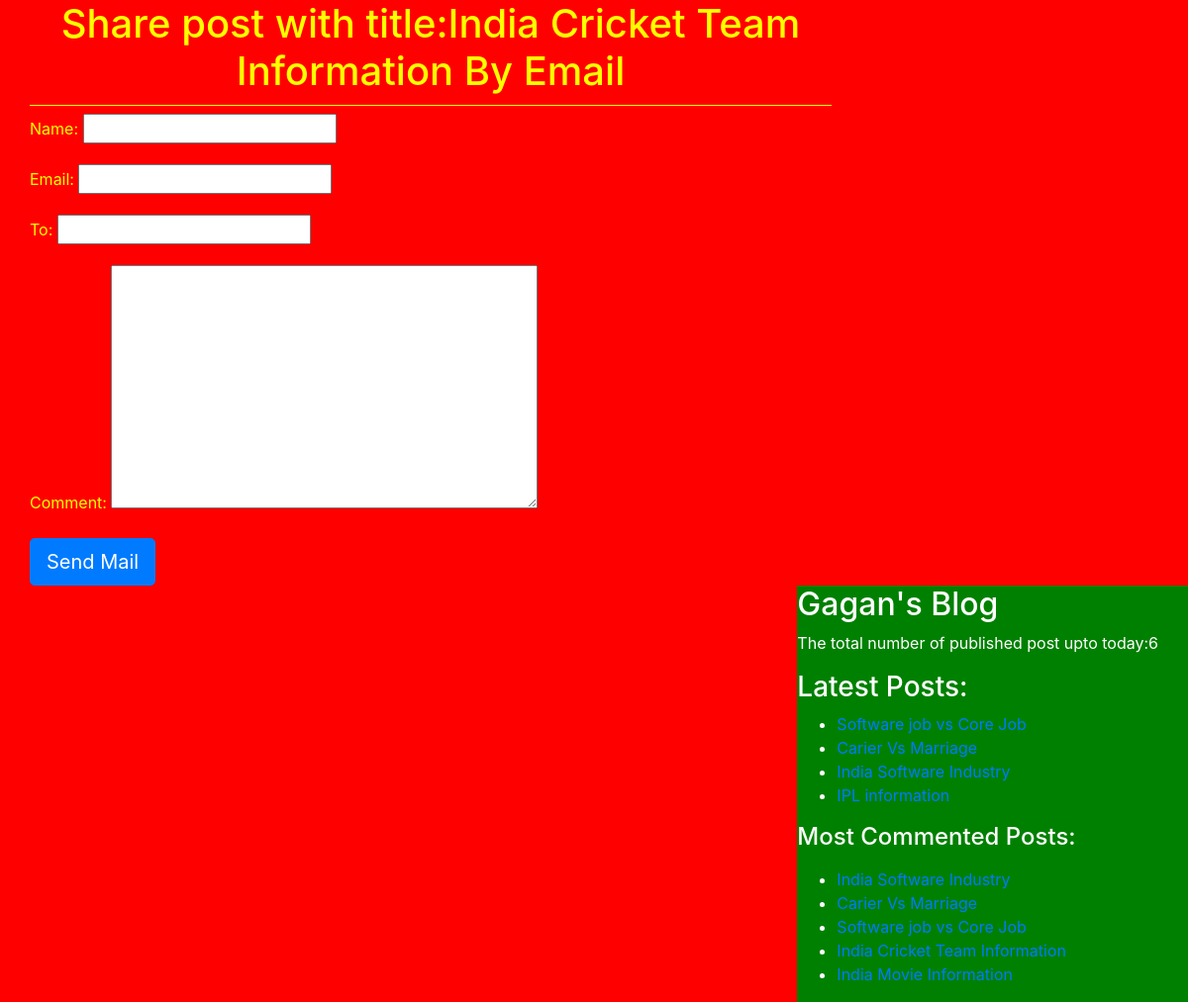
/share/1, run on the app's committed database.
### blogApp/models.py (models this page shows, shortened)
class Post(models.Model):
    STATUS_CHOICES=(('draft','Draft'),('published','Published'))
    title=models.CharField(max_length=256)
    slug=models.SlugField(max_length=256,unique_for_date='publish')
    author=models.ForeignKey(User,related_name='blog_posts',on_delete=models.CASCADE)
    body=models.TextField()
    publish=models.DateTimeField(default=timezone.now)
    created=models.DateTimeField(auto_now_add=True)
    updated=models.DateTimeField(auto_now=True)
    status=models.CharField(max_length=10,choices=STATUS_CHOICES,default='draft')
    objects=CustomManager()
    tags=TaggableManager()
    class Meta:
        ordering=('-publish',)
    def get_absolute_url(self):
        return reverse('post_detail',args=[self.publish.year,self.publish.strftime('%m'),self.publish.strftime('%d'),self.slug])

### blogApp/views.py (the view)
# urls.py: path('share/<int:id>', views.mail_send_view),
def mail_send_view(request,id):
    id=int(id)
    post=get_object_or_404(Post,id=id,status='published')
    sent=False
    if request.method=='POST':
        form=EmailSendForm(request.POST)
        if form.is_valid():
            cd=form.cleaned_data
            subject='{}({}) recommends to read "{}"'.format(cd['name'],cd['email'],post.title)
            post_url=request.build_absolute_uri(post.get_absolute_url())
            message='Read post at:\n {}\n\n {}\'s Comments:\n{}'.format(cd['comment'],post_url,cd['name'])
            send_mail(subject,message,'djangopython1988@gmail.com',[cd['to']])
            sent=True
    else:
        form=EmailSendForm()
    return render(request,'blogApp/sharebymail.html',{'form':form,'post':post,'sent':sent})

### blogApp/forms.py
class EmailSendForm(forms.Form):
    name=forms.CharField(max_length=256)
    email=forms.EmailField()
    to=forms.EmailField()
    comment=forms.CharField(widget=forms.Textarea,required=False)

### blogApp/models.py (called while the page is built)
    def get_queryset(self):
        return super().get_queryset().filter(status='published')

### blogApp/templatetags/blog_tags.py (called while the page is built)
@register.simple_tag
def total_posts():
    return Post.objects.count()

@register.inclusion_tag('blogApp/latest_posts123.html')
def show_latest_posts(count=3):
    latest_posts=Post.objects.order_by('-publish')[:count]
    return {'latest_posts':latest_posts}

@register.inclusion_tag('blogApp/latest_posts123.html')
def get_most_commented_posts(count=5):
    most_updated_post=Post.objects.annotate(total_comments=Count('comment')).order_by('-total_comments')[:count]
    return {'most_updated_post':most_updated_post}

### templates/blogApp/sharebymail.html (shortened to what this page needs)
<!DOCTYPE html>
{% extends 'blogApp/base.html' %}
    {% block content_block %}
    {% if sent%}
    <h1>Email Successfully sent!!!</h1>
    <h2>Post with title: {{post.title}} information shared by email</h2>
    {% else %}
      <h1>Share post with title:{{post.title}} By Email</h1>
        <form method="post">
          {{form.as_p}}
          <input type="submit" class="btn btn-lg btn-primary" name="" value="Send Mail">
        </form>
    {% endif %}
    {% endblock %}

### templates/blogApp/latest_posts123.html
<ul>
  {% for post in latest_posts %}
  <li><a href="{{post.get_absolute_url}}">{{post.title}}</a></li>
  {% endfor %}
</ul>
<ul>
  {% for post in most_updated_post %}
  <li><a href="{{post.get_absolute_url}}">{{post.title}}</a></li>
  {% endfor %}
</ul>

### static/css/blog.css (style rules this page uses)
h1 { text-align: center; border-bottom: 1px solid yellow; padding-bottom: 10px; }
body { background: red; }

### data on the page
Post: title "India Cricket Team Information"
Post: title "Software job vs Core Job"
Post: title "Carier Vs Marriage"
Post: title "India Software Industry"
Post: title "IPL information"
Post: title "India Movie Information"
